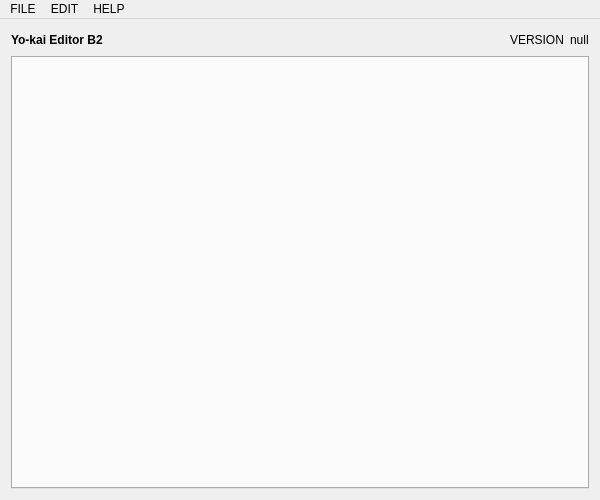
<?xml version="1.0" encoding="UTF-8"?>
<ui version="4.0">
 <class>MainWindow</class>
 <widget class="QMainWindow" name="MainWindow">
  <property name="geometry">
   <rect>
    <x>0</x>
    <y>0</y>
    <width>600</width>
    <height>500</height>
   </rect>
  </property>
  <property name="windowTitle">
   <string notr="true">Yo-kai Editor B2</string>
  </property>
  <widget class="QWidget" name="centralWidget">
   <layout class="QGridLayout" name="gridLayout">
    <item row="0" column="0">
     <layout class="QVBoxLayout" name="verticalLayout">
      <item>
       <layout class="QHBoxLayout" name="horizontalLayout">
        <item>
         <widget class="QLabel" name="title_label">
          <property name="font">
           <font>
            <weight>75</weight>
            <bold>true</bold>
           </font>
          </property>
          <property name="text">
           <string notr="true">Yo-kai Editor B2</string>
          </property>
         </widget>
        </item>
        <item>
         <spacer name="horizontalSpacer">
          <property name="orientation">
           <enum>Qt::Horizontal</enum>
          </property>
          <property name="sizeHint" stdset="0">
           <size>
            <width>40</width>
            <height>20</height>
           </size>
          </property>
         </spacer>
        </item>
        <item>
         <widget class="QLabel" name="label">
          <property name="text">
           <string>VERSION</string>
          </property>
         </widget>
        </item>
        <item>
         <widget class="QLabel" name="version_label">
          <property name="text">
           <string notr="true">null</string>
          </property>
         </widget>
        </item>
       </layout>
      </item>
      <item>
       <widget class="QTabWidget" name="tabWidget">
        <property name="currentIndex">
         <number>-1</number>
        </property>
       </widget>
      </item>
     </layout>
    </item>
   </layout>
  </widget>
  <widget class="QMenuBar" name="menuBar">
   <property name="geometry">
    <rect>
     <x>0</x>
     <y>0</y>
     <width>600</width>
     <height>22</height>
    </rect>
   </property>
   <widget class="QMenu" name="menuFile">
    <property name="title">
     <string>FILE</string>
    </property>
    <addaction name="actionOpen"/>
    <addaction name="actionSave"/>
    <addaction name="separator"/>
    <addaction name="actionOpenDecrypted"/>
    <addaction name="actionSaveDecrypted"/>
   </widget>
   <widget class="QMenu" name="menuHelp">
    <property name="title">
     <string>HELP</string>
    </property>
    <addaction name="actionVersion_information"/>
   </widget>
   <widget class="QMenu" name="menuEdit">
    <property name="title">
     <string>EDIT</string>
    </property>
    <addaction name="actionManual_Edit"/>
    <addaction name="actionCheatCode_Edit"/>
   </widget>
   <addaction name="menuFile"/>
   <addaction name="menuEdit"/>
   <addaction name="menuHelp"/>
  </widget>
  <action name="actionOpen">
   <property name="text">
    <string>OPEN...</string>
   </property>
   <property name="shortcut">
    <string>Ctrl+O</string>
   </property>
  </action>
  <action name="actionSave">
   <property name="enabled">
    <bool>false</bool>
   </property>
   <property name="text">
    <string>SAVE AS...</string>
   </property>
   <property name="shortcut">
    <string>Ctrl+S</string>
   </property>
  </action>
  <action name="actionVersion_information">
   <property name="text">
    <string>ABOUT_THIS_APP</string>
   </property>
  </action>
  <action name="actionManual_Edit">
   <property name="enabled">
    <bool>false</bool>
   </property>
   <property name="text">
    <string>EDIT_WITH_HEX_EDITOR</string>
   </property>
   <property name="shortcut">
    <string>Ctrl+E</string>
   </property>
  </action>
  <action name="actionOpenDecrypted">
   <property name="text">
    <string>OPEN_DECRYPTED...</string>
   </property>
   <property name="shortcut">
    <string>Ctrl+Shift+O</string>
   </property>
  </action>
  <action name="actionSaveDecrypted">
   <property name="enabled">
    <bool>false</bool>
   </property>
   <property name="text">
    <string>SAVE_DECRYPTED_AS...</string>
   </property>
   <property name="shortcut">
    <string>Ctrl+Shift+S</string>
   </property>
  </action>
  <action name="actionCheatCode_Edit">
   <property name="enabled">
    <bool>false</bool>
   </property>
   <property name="text">
    <string>APPLY_CHEATCODE</string>
   </property>
  </action>
 </widget>
 <layoutdefault spacing="6" margin="11"/>
 <resources/>
 <connections/>
</ui>
